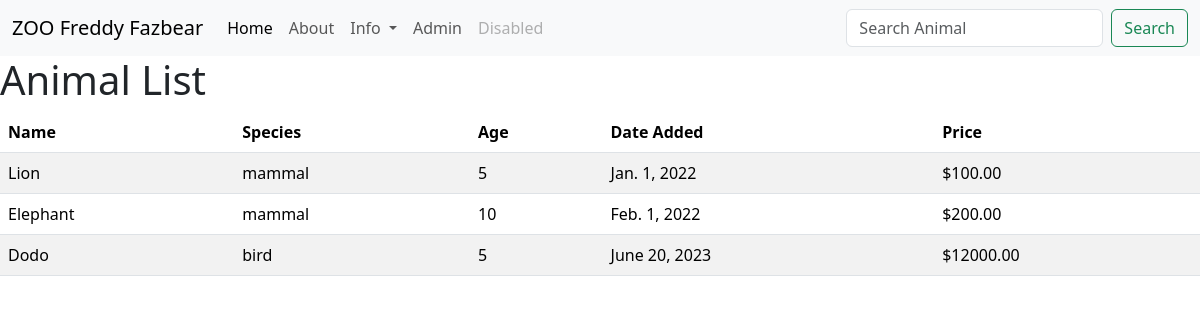
The page /animal_list/ on the database as committed earlier.
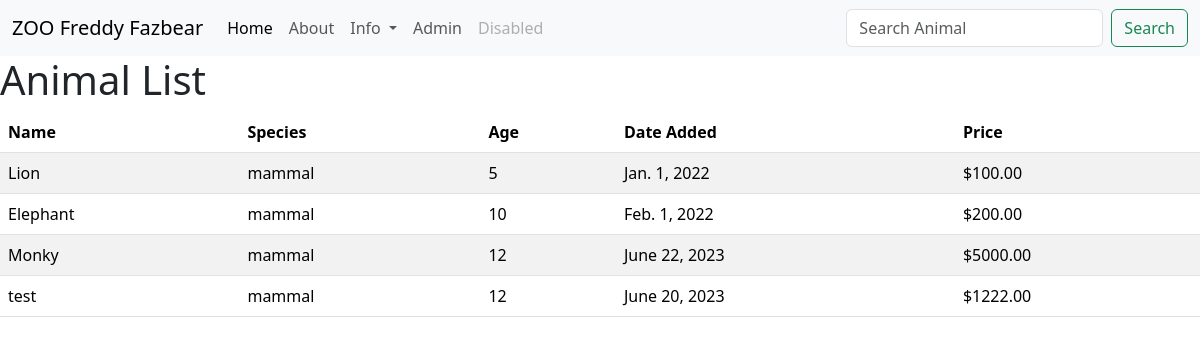
The same page on the database as committed later.
### zoo_app/models.py (models this page shows, shortened)
class Animal(models.Model):
    SPECIES_CHOICES = [
        ('mammal', 'Mammal'),
        ('bird', 'Bird'),
        ('reptile', 'Reptile'),
        ('amphibian', 'Amphibian'),
        ('fish', 'Fish'),
    ]
    name = models.CharField(max_length=100)
    species = models.CharField(max_length=100, choices=SPECIES_CHOICES)
    age = models.IntegerField(validators=[MinValueValidator(0)])
    date_added = models.DateField()
    price = models.DecimalField(max_digits=8, decimal_places=2, validators=[MinValueValidator(0.01)])
    image = models.ImageField(upload_to='animal_images')
    description = models.TextField()

### zoo_app/views.py (the view)
# urls.py: path('animal_list/', animal_list, name='animal_list'),
def animal_list(request):
    animals = Animal.objects.all()
    return render(request, 'animal_list.html', {'animals': animals})

### zoo_app/templates/animal_list.html
{% extends 'base.html' %}
{% block content %}
<h1>Animal List</h1>
<table class="table table-striped">
  <thead>
    <tr>
      <th>Name</th>
      <th>Species</th>
      <th>Age</th>
      <th>Date Added</th>
      <th>Price</th>
    </tr>
  </thead>
  <tbody>
    {% for animal in animals %}
    <tr>
      <td>{{ animal.name }}</td>
      <td>{{ animal.species }}</td>
      <td>{{ animal.age }}</td>
      <td>{{ animal.date_added }}</td>
      <td>${{ animal.price }}</td>
    </tr>
    {% endfor %}
  </tbody>
</table>
{% endblock %}

### zoo_app/templates/base.html (shortened to what this page needs)
<!DOCTYPE html>
<html lang="en">
<head>
    {% load bootstrap5 %}
    {% bootstrap_css %}
</head>
<body>
    {%include "menu.html"%}
    {% block content %}{% endblock %}
</body>
</html>

### zoo_app/templates/menu.html (shortened to what this page needs)
<nav class="navbar navbar-expand-lg bg-body-tertiary">
    <div class="container-fluid">
      <a class="navbar-brand" href="{% url 'home' %}">ZOO Freddy Fazbear</a>
      <div class="collapse navbar-collapse" id="navbarSupportedContent">
        <ul class="navbar-nav me-auto mb-2 mb-lg-0">
          <li class="nav-item">
            <a class="nav-link active" aria-current="page" href="{% url 'home' %}">Home</a>
          </li>
          <li class="nav-item">
            <a class="nav-link" href="{% url 'about' %}">About</a>
          </li>
          <li class="nav-item dropdown">
            <a class="nav-link dropdown-toggle" href="#" role="button" data-bs-toggle="dropdown" aria-expanded="false">
              Info
            </a>
          </li>
          <li class="nav-item">
            <a class="nav-link" href="{% url 'admin:index' %}">Admin</a>
          </li>
          <li class="nav-item">
            <a class="nav-link disabled">Disabled</a>
          </li>
        </ul>
        <form class="d-flex" role="search" method="GET" action="{% url 'search_results' %}">
          <input class="form-control me-2" type="search" name="query" placeholder="Search Animal" aria-label="Search">
          <button class="btn btn-outline-success" type="submit">Search</button>
        </form>
      </div>
    </div>
  </nav>

### zoo_app/templates/base.html (style rules this page uses)
body { min-height: 100vh; display: flex; flex-direction: column; }

Rows that differ between the two databases and show on the page:
removed Animal: name "Dodo", species "bird", age "5", date_added "June 20, 2023", price "12000.00"
added Animal: name "Monky", species "mammal", age "12", date_added "June 22, 2023", price "5000.00"
added Animal: name "test", species "mammal", age "12", date_added "June 20, 2023", price "1222.00"
